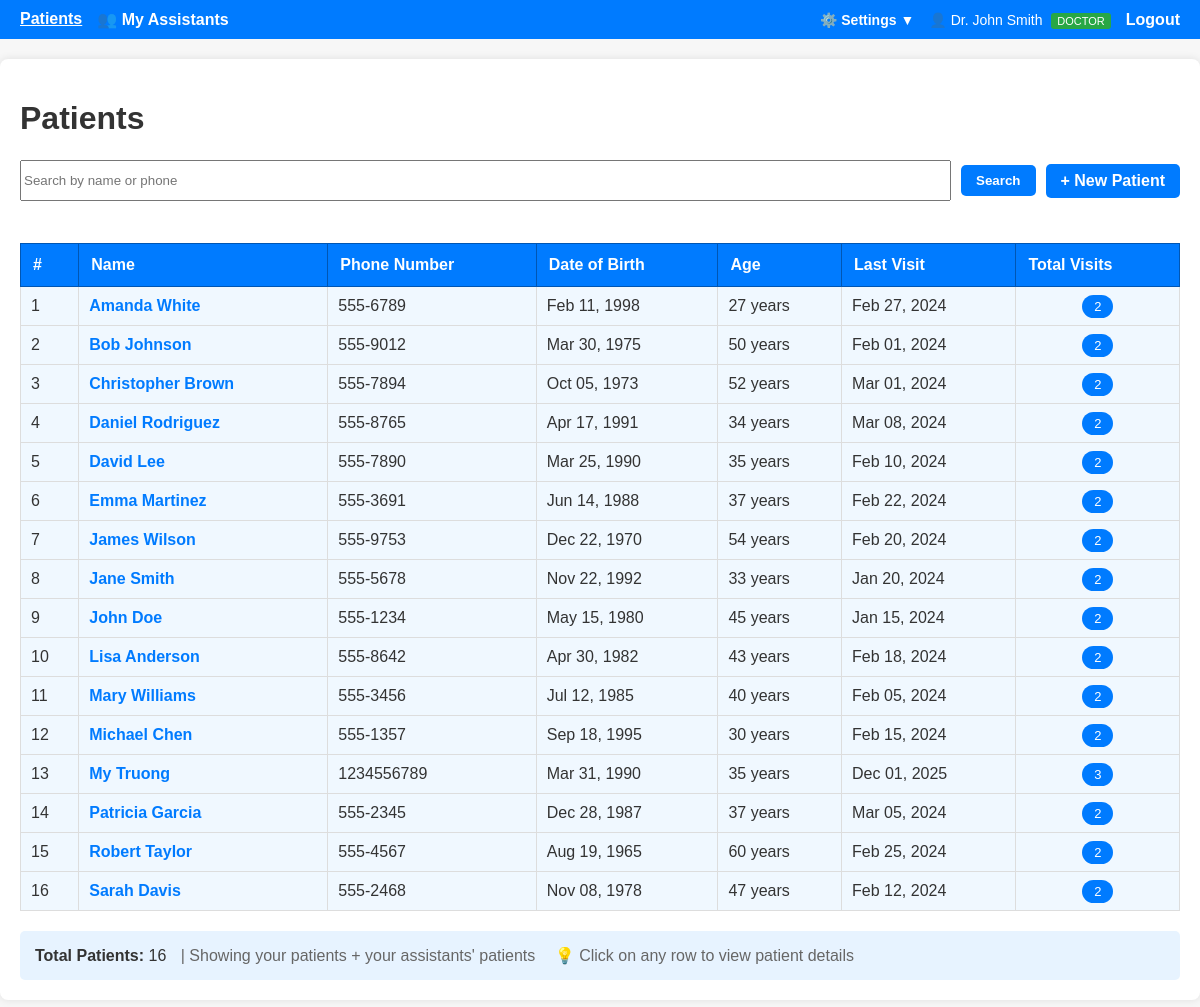
The page /patients/ (signed in) on the database as committed earlier.
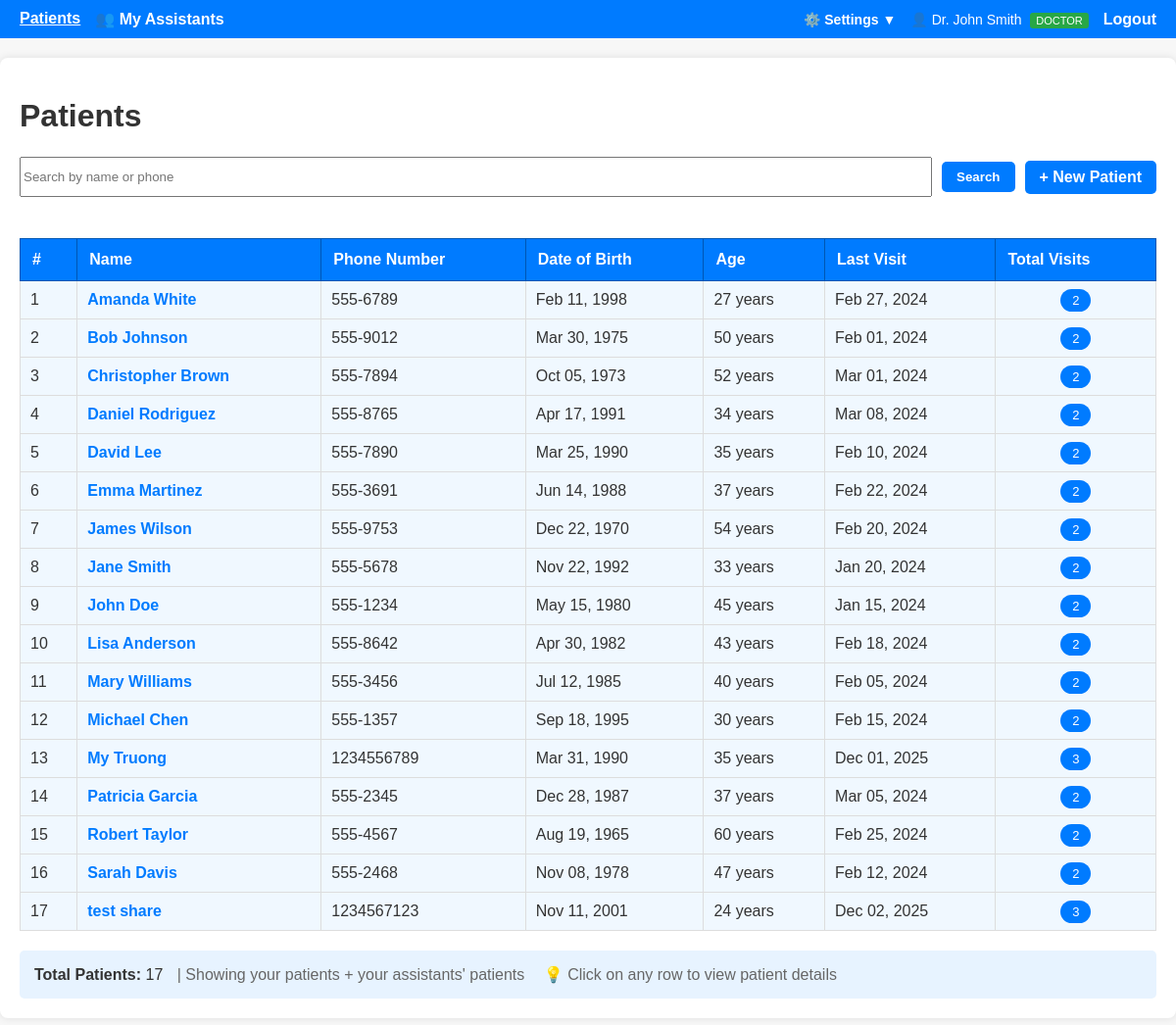
The same page on the database as committed later.
### doctor_app/models.py (models this page shows)
class Patient(db.Model):
    id = db.Column(db.Integer, primary_key=True)
    full_name = db.Column(db.String(120), nullable=False, index=True)
    phone = db.Column(db.String(30), nullable=True, index=True)
    date_of_birth = db.Column(db.Date, nullable=True)
    created_at = db.Column(db.DateTime, default=datetime.utcnow)
    doctor_id = db.Column(db.Integer, db.ForeignKey("user.id"), nullable=True)
    visits = db.relationship(
        "Visit", backref="patient", lazy=True, cascade="all, delete-orphan"
    )

class Visit(db.Model):
    id = db.Column(db.Integer, primary_key=True)
    patient_id = db.Column(
        db.Integer, db.ForeignKey("patient.id"), nullable=False, index=True
    )
    visit_date = db.Column(db.DateTime, default=datetime.utcnow, index=True)
    clinician = db.Column(db.String(120), nullable=True)
    notes = db.Column(db.Text, nullable=True)
    created_by = db.Column(db.Integer, db.ForeignKey("user.id"), nullable=True)
    diagnoses = db.relationship(
        "Diagnosis", backref="visit", lazy=True, cascade="all, delete-orphan"
    )

### doctor_app/patients/routes.py (the view)
@bp.route("/", methods=["GET"])
@login_required
def list_patients():
    from flask_login import current_user
    q = request.args.get("q", "")
    if q:
        patients = (
            Patient.query.filter(
                (Patient.full_name.ilike(f"%{q}%")) | (Patient.phone.ilike(f"%{q}%"))
            )
            .order_by(Patient.full_name.asc())
            .all()
        )
    else:
        patients = (
            current_user.get_accessible_patients()
            .order_by(Patient.full_name.asc())
            .all()
        )
    return render_template(
        "patients/list.html", patients=patients, q=q, now=datetime.now()
    )

### doctor_app/auth/routes.py (called while the page is built)
@login_manager.user_loader
def load_user(user_id):
    return User.query.get(int(user_id))

### doctor_app/models.py (called while the page is built)
    def is_admin(self):
        return self.role == "admin"

    def is_doctor(self):
        return self.role == "doctor"

    def is_assistant(self):
        return self.role == "assistant"

    def can_import_export(self):
        return self.role in ["admin", "doctor"]

    def get_accessible_patients(self):
        from sqlalchemy import or_
        if self.is_assistant():
            target_doctor_id = self.doctor_id
        else:
            target_doctor_id = self.id
        visit_patient_ids = (
            db.session.query(Patient.id)
            .join(Visit)
            .filter(Visit.created_by == self.id)
            .distinct()
            .subquery()
        )
        return Patient.query.filter(
            or_(
                Patient.doctor_id == target_doctor_id, Patient.id.in_(visit_patient_ids)
            )
        )

### doctor_app/templates/patients/list.html (shortened to what this page needs)
{% extends 'base.html' %}
{% block content %}
<h1>Patients</h1>
<div class="search-bar" style="display: flex; gap: 10px; margin-bottom: 20px; flex-wrap: wrap; align-items: center;">
  <form method="get" style="display: flex; gap: 10px; flex: 1;">
    <input name="q" value="{{ q }}" placeholder="Search by name or phone" style="flex: 1;">
    <button type="submit" class="btn">Search</button>
  </form>
  <a href="{{ url_for('patients.new_patient') }}" class="btn">+ New Patient</a>
</div>
{% if patients %}
<div style="overflow-x: auto;">
  <table style="width: 100%; border-collapse: collapse; margin-top: 20px;">
    <thead>
      <tr style="background: #007bff; color: white;">
        <th style="padding: 12px; text-align: left; border: 1px solid #0056b3;">#</th>
        <th style="padding: 12px; text-align: left; border: 1px solid #0056b3;">Name</th>
        <th style="padding: 12px; text-align: left; border: 1px solid #0056b3;">Phone Number</th>
        <th style="padding: 12px; text-align: left; border: 1px solid #0056b3;">Date of Birth</th>
        <th style="padding: 12px; text-align: left; border: 1px solid #0056b3;">Age</th>
        <th style="padding: 12px; text-align: left; border: 1px solid #0056b3;">Last Visit</th>
        <th style="padding: 12px; text-align: left; border: 1px solid #0056b3;">Total Visits</th>
      </tr>
    </thead>
    <tbody>
      {% for p in patients %}
      <tr class="patient-row" data-patient-id="{{ p.id }}" data-original-bg="{% if p.doctor_id != current_user.id %}#f0f8ff{% endif %}" style="{% if p.doctor_id != current_user.id %}background: #f0f8ff;{% endif %} cursor: pointer;">
        <td style="padding: 10px; border: 1px solid #ddd;">{{ loop.index }}</td>
        <td style="padding: 10px; border: 1px solid #ddd;">
          <strong style="color: #007bff;">{{ p.full_name }}</strong>
        </td>
        <td style="padding: 10px; border: 1px solid #ddd;">
          {{ p.phone or '—' }}
        </td>
        <td style="padding: 10px; border: 1px solid #ddd;">
          {% if p.date_of_birth %}
            {{ p.date_of_birth.strftime('%b %d, %Y') }}
          {% else %}
            —
          {% endif %}
        </td>
        <td style="padding: 10px; border: 1px solid #ddd;">
          {% if p.date_of_birth %}
            {% set age = ((now.year - p.date_of_birth.year) - ((now.month, now.day) < (p.date_of_birth.month, p.date_of_birth.day))) %}
            {{ age }} years
          {% else %}
            —
          {% endif %}
        </td>
        <td style="padding: 10px; border: 1px solid #ddd;">
          {% if p.visits %}
            {% set last_visit = p.visits|sort(attribute='visit_date', reverse=True)|first %}
            {{ last_visit.visit_date.strftime('%b %d, %Y') }}
          {% else %}
            <span style="color: #999;">No visits</span>
          {% endif %}
        </td>
        <td style="padding: 10px; border: 1px solid #ddd; text-align: center;">
          <span style="background: #007bff; color: white; padding: 4px 12px; border-radius: 12px; font-size: 13px;">
            {{ p.visits|length }}
          </span>
        </td>
      </tr>
      {% endfor %}
    </tbody>
  </table>
</div>
<div style="margin-top: 20px; padding: 15px; background: #e7f3ff; border-radius: 5px;">
  <strong>Total Patients:</strong> {{ patients|length }}
  {% if q %}
  <span style="margin-left: 10px; color: #666;">| Showing search results for "{{ q }}"</span>
  <a href="{{ url_for('patients.list_patients') }}" style="margin-left: 10px; color: #007bff;">Clear search</a>
  {% else %}
  <span style="margin-left: 10px; color: #666;">
    | Showing
    {% if current_user.is_assistant() %}
      your assigned patients
    {% elif current_user.is_doctor() %}
      your patients + your assistants' patients
    {% else %}
      all patients
    {% endif %}
  </span>
  {% endif %}
  <span style="margin-left: 15px; color: #666;">💡 Click on any row to view patient details</span>
</div>
{% endif %}
{% endblock %}

Rows that differ between the two databases and show on the page:
added Patient: full_name "test share", phone "1234567123", date_of_birth "Nov 11, 2001", age "24", visits|length "3"
added Visit: visit_date "Dec 02, 2025"
Other text that changed with them:
{{ patients|length }}: "16" → "17"
